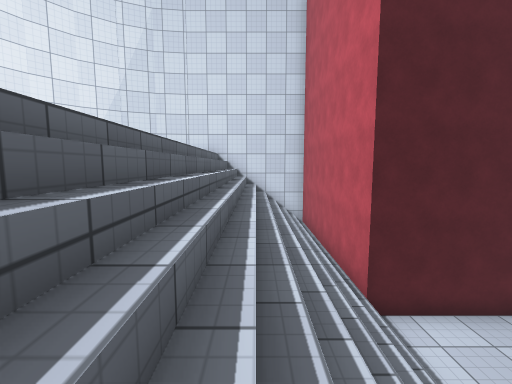
[1] (above)

14 first-person views from a walk through a 3-D level made in the Unity game engine. The camera is 1.4 m above the floor, tilts 6° down and sees 90° across. The floor is counted in squares, 1 m on a side. Each view is taken from the middle of a square. On the plan, view 1 faces up. The plan holds only what a view shows up to about 13 squares ahead; the rest is blank. The place goes on beyond the plan. The player character is not drawn. Surface patterns are stand-ins for the level's own textures.

[2]
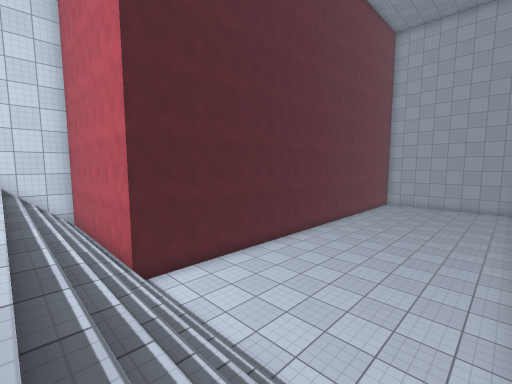

[3]
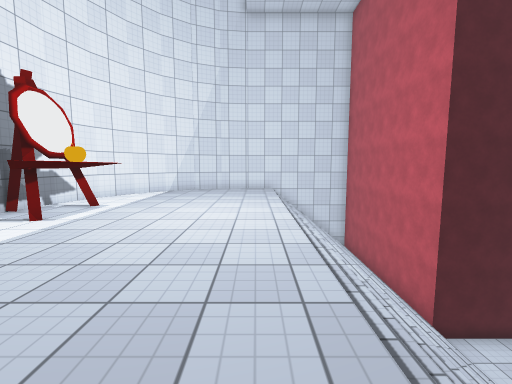

[4]
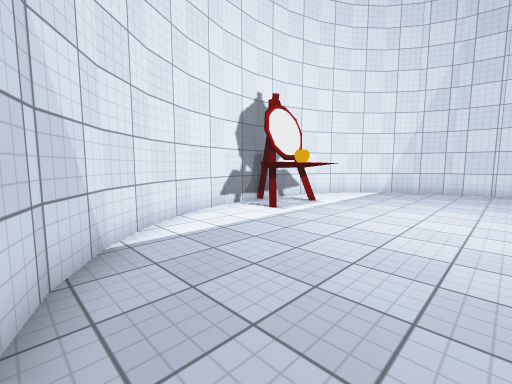

[5]
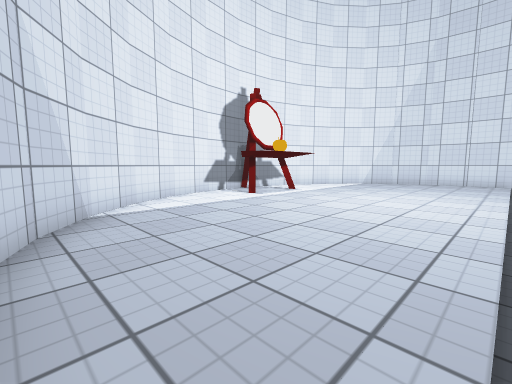

[6]
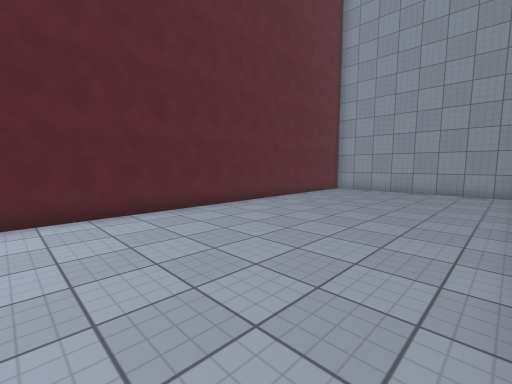

[7]
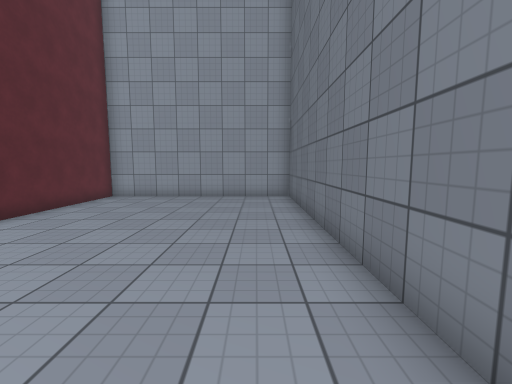

[8]
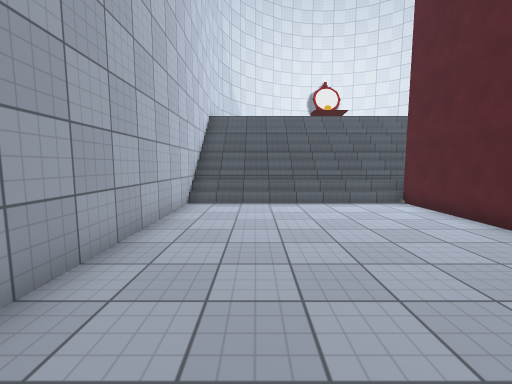

[9]
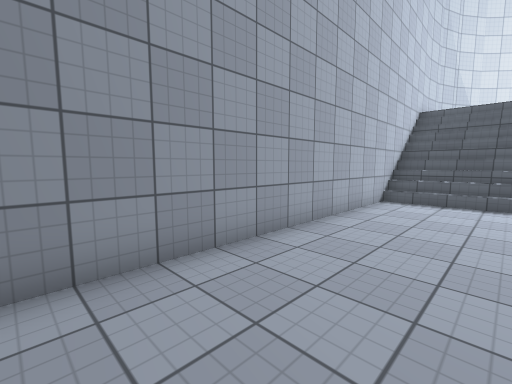

[10]
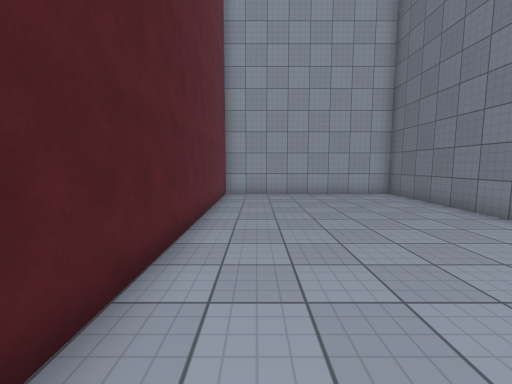

[11]
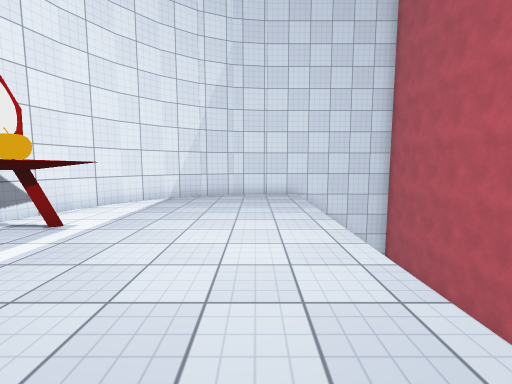

[12]
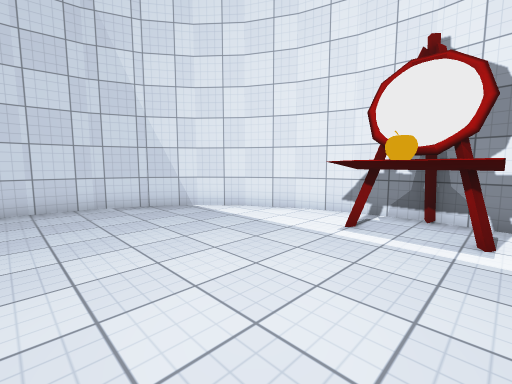

[13]
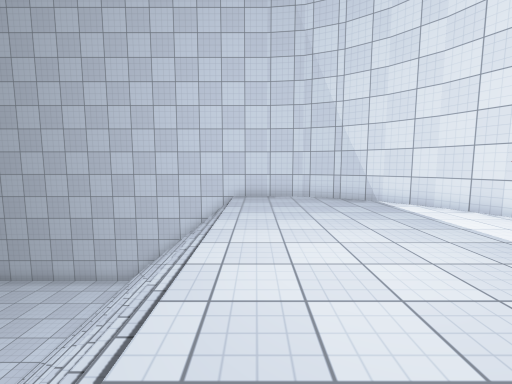

[14]
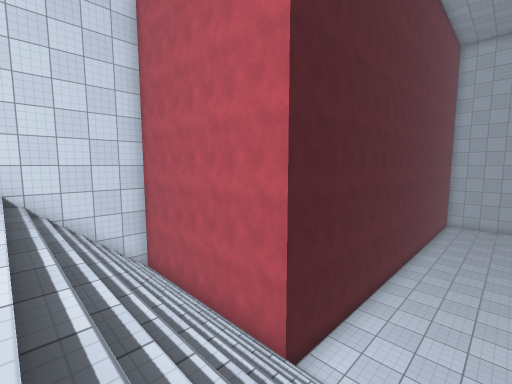

### Floor plan
Key: @ floor where view 1 was taken; # wall or solid block; . main floor; : floor 4 m higher than the main floor; / step, stairs or slope; O other object.
Columns run from 11 left of view 1 to 24 right of it. Each row starts with its distance up from view 1.
 14      ##########
 13    ###::://///#
 12   ##::::://///#
 11   #:::::://///#
 10  ##:::::://///#
  9  #::::::://///#
  8  #::::::://///#
  7 ##OO::::://///#
  6 #OOO::::://///######################
  5 #:OO::::://///.....................#
  4 #:::::::://///.....................#
  3 ##::::::://///.....................#
  2  #::::::://///.....................#
  1  ##:::::://///.....................#
  0   #:::::://@//.....................#
 -1   ##::::://///.....................#
 -2    ###::://///.....................#
 -3      ###############################

Where each view was taken, in squares from view 1:
view 1: 0 up, 0 right, facing up
view 2: 2 down, 0 right, facing up-right
view 3: 2 down, 3 left, facing up
view 4: 2 down, 3 left, facing up-left
view 5: 2 down, 2 left, facing up-left
view 6: 2 down, 9 right, facing up-right
view 7: 1 down, 12 right, facing right
view 8: 0 up, 12 right, facing left
view 9: 1 up, 13 right, facing down-left
view 10: 4 up, 11 right, facing right
view 11: 1 up, 4 left, facing up
view 12: 7 up, 3 left, facing down-left
view 13: 9 up, 3 left, facing down
view 14: 2 up, 2 left, facing up-right
